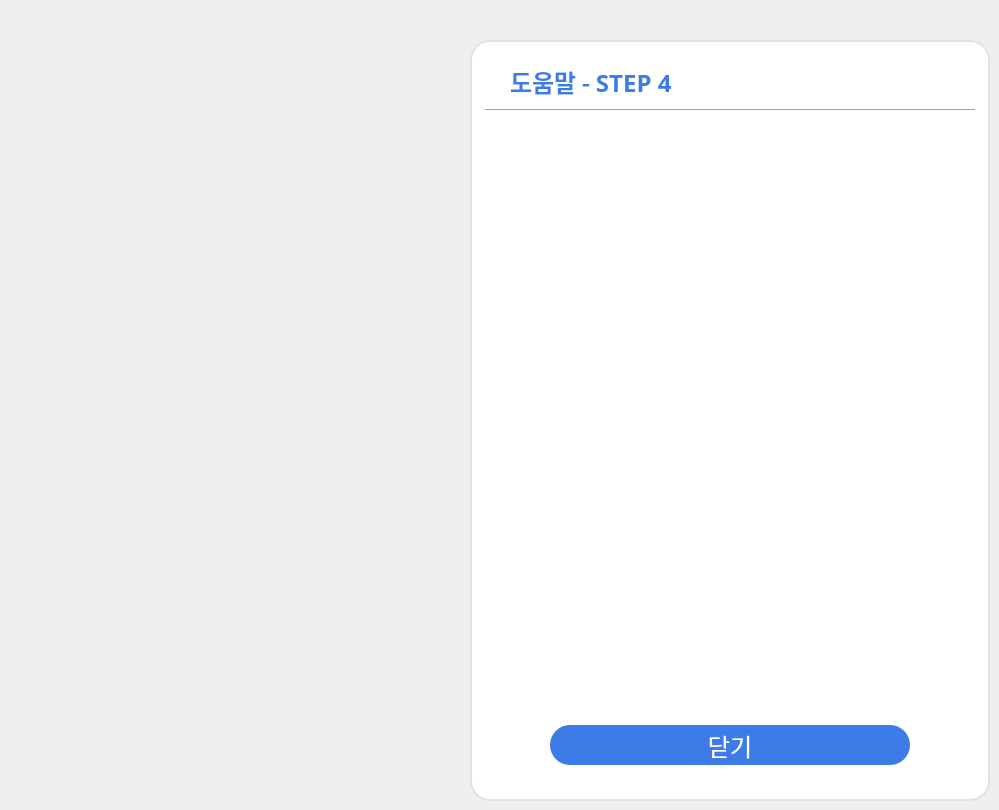
   <widget class="QWidget" name="page_8">
    <widget class="QLabel" name="label_5">
     <property name="geometry">
      <rect>
       <x>470</x>
       <y>40</y>
       <width>520</width>
       <height>761</height>
      </rect>
     </property>
     <property name="styleSheet">
      <string notr="true">background-color: rgb(255, 255, 255);
border-radius: 20px;
border: 2px solid #E2E2E2;</string>
     </property>
     <property name="text">
      <string/>
     </property>
    </widget>
    <widget class="Line" name="line_7">
     <property name="geometry">
      <rect>
       <x>485</x>
       <y>100</y>
       <width>490</width>
       <height>20</height>
      </rect>
     </property>
     <property name="styleSheet">
      <string notr="true">color: #E2E2E2;</string>
     </property>
     <property name="orientation">
      <enum>Qt::Horizontal</enum>
     </property>
    </widget>
    <widget class="QLabel" name="label_11">
     <property name="geometry">
      <rect>
       <x>510</x>
       <y>67</y>
       <width>171</width>
       <height>30</height>
      </rect>
     </property>
     <property name="font">
      <font>
       <family>나눔스퀘어 Bold</family>
       <pointsize>18</pointsize>
       <weight>75</weight>
       <bold>true</bold>
      </font>
     </property>
     <property name="styleSheet">
      <string notr="true">color: #3D7BE6;</string>
     </property>
     <property name="text">
      <string>도움말 - STEP 4</string>
     </property>
    </widget>
    <widget class="QPushButton" name="closeBtn_step4">
     <property name="geometry">
      <rect>
       <x>550</x>
       <y>725</y>
       <width>360</width>
       <height>40</height>
      </rect>
     </property>
     <property name="font">
      <font>
       <family>나눔스퀘어 Bold</family>
       <pointsize>18</pointsize>
      </font>
     </property>
     <property name="cursor">
      <cursorShape>PointingHandCursor</cursorShape>
     </property>
     <property name="styleSheet">
      <string notr="true">QPushButton
{
	color: white;
	background-color: #3D7BE6;
	border-radius: 20px;
}
</string>
     </property>
     <property name="text">
      <string>닫기</string>
     </property>
    </widget>
    <widget class="QLabel" name="label_12">
     <property name="geometry">
      <rect>
       <x>490</x>
       <y>130</y>
       <width>481</width>
       <height>571</height>
      </rect>
     </property>
     <property name="text">
      <string/>
     </property>
     <property name="pixmap">
      <pixmap>icons/help_step4_1.png</pixmap>
     </property>
     <property name="scaledContents">
      <bool>true</bool>
     </property>
    </widget>
   </widget>
